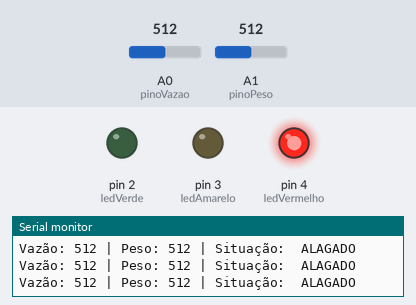
This sketch was run on a simulated Arduino Uno, built with avr-gcc and run on an emulated ATmega328P. On the bench: output pins drawn as LEDs (lit = HIGH), the last lines printed to the serial monitor. The inputs (shaded band) are chosen by the test bench; at power-on: A1 (pinoPeso) = 512, A0 (pinoVazao) = 512.

Above: at 1.2 s.
1.3 s: A1 (pinoPeso) set to 477
2.8 s: A1 (pinoPeso) set to 453
At 3.3 s:
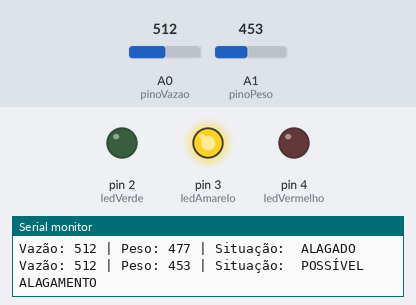
4.5 s: A0 (pinoVazao) set to 584
6.0 s: A0 (pinoVazao) set to 611
At 6.6 s:
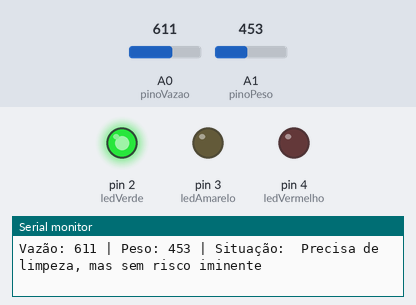
7.5 s: A0 (pinoVazao) set to 590
At 8.2 s:
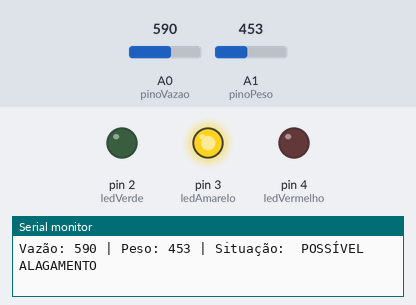
9.1 s: A0 (pinoVazao) set to 610
At 10.2 s:
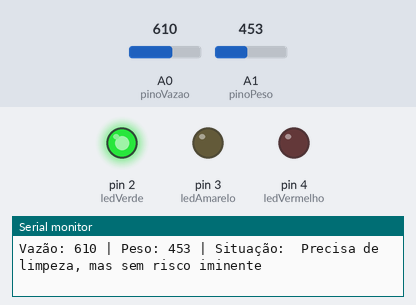
Timing chart, 0 to 11.6 s (numbered marks = the images above; inputs shaded):
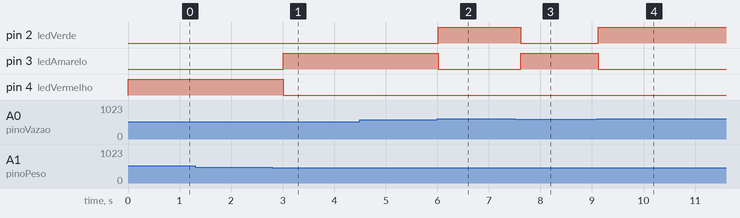

Measured:
- the behaviour switches between 466 and 465 on A1 (pinoPeso) (found by bisection; images 0 and 1)
- the behaviour switches between 600 and 601 on A0 (pinoVazao) (found by bisection; images 1 and 2)
- after the input at 2.8 s, pin 3 (ledAmarelo): LOW → HIGH after 0.21 s; pin 4 (ledVermelho): HIGH → LOW after 0.21 s
- after the input at 6.0 s, pin 2 (ledVerde): LOW → HIGH at once; pin 3 (ledAmarelo): HIGH → LOW at once
- after the input at 7.5 s, pin 2 (ledVerde): HIGH → LOW after 0.11 s; pin 3 (ledAmarelo): LOW → HIGH after 0.11 s
- after the input at 9.1 s, pin 2 (ledVerde): LOW → HIGH at once; pin 3 (ledAmarelo): HIGH → LOW at once

The sketch:

nimbos.ino
```cpp
// Pinos dos sensores
const int pinoVazao = A0;  // Sensor de vazão (potenciômetro simulado)
const int pinoPeso = A1;   // Sensor de peso (célula de carga ou simulado)

// Pinos dos LEDs
const int ledVerde = 2;
const int ledAmarelo = 3;
const int ledVermelho = 4;

void setup() {
  Serial.begin(9600);

  pinMode(ledVerde, OUTPUT);
  pinMode(ledAmarelo, OUTPUT);
  pinMode(ledVermelho, OUTPUT);

  digitalWrite(ledVerde, LOW);
  digitalWrite(ledAmarelo, LOW);
  digitalWrite(ledVermelho, LOW);
}

void loop() {
  int vazao = analogRead(pinoVazao);  // 0 a 1023
  int peso = analogRead(pinoPeso);    // 0 a 1023

  Serial.print("Vazão: ");
  Serial.print(vazao);
  Serial.print(" | Peso: ");
  Serial.print(peso);

  if (peso >= 466 || vazao < 300) {
    // ALAGADO
    digitalWrite(ledVerde, LOW);
    digitalWrite(ledAmarelo, LOW);
    digitalWrite(ledVermelho, HIGH);
    Serial.println(" | Situação:  ALAGADO");
  }
  else if (vazao <= 600) {
    // POSSÍVEL ALAGAMENTO se a vazão estiver baixa (sem escoamento) ou peso médio
    digitalWrite(ledVerde, LOW);
    digitalWrite(ledAmarelo, HIGH);
    digitalWrite(ledVermelho, LOW);
    Serial.println(" | Situação:  POSSÍVEL ALAGAMENTO");
  }
  else if (peso > 400) {
    // OK (vazão alta e peso alto)
    digitalWrite(ledVerde, HIGH);
    digitalWrite(ledAmarelo, LOW);
    digitalWrite(ledVermelho, LOW);
    Serial.println(" | Situação:  Precisa de limpeza, mas sem risco iminente");
  }
   else {
    // OK (vazão alta e peso baixo)
    digitalWrite(ledVerde, HIGH);
    digitalWrite(ledAmarelo, LOW);
    digitalWrite(ledVermelho, LOW);
    Serial.println(" | Situação:  OK");
  }

  delay(300);
}
```
